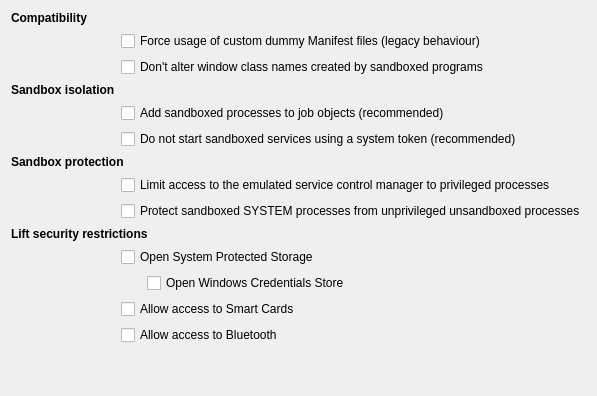
             <widget class="QWidget" name="tabMisc">
              <property name="font">
               <font>
                <weight>50</weight>
                <bold>false</bold>
               </font>
              </property>
              <attribute name="title">
               <string>Miscellaneous</string>
              </attribute>
              <layout class="QGridLayout" name="gridLayout_26">
               <item row="0" column="1">
                <layout class="QGridLayout" name="gridLayout_2">
                 <item row="10" column="0" colspan="3">
                  <widget class="QLabel" name="label_18">
                   <property name="font">
                    <font>
                     <weight>75</weight>
                     <bold>true</bold>
                    </font>
                   </property>
                   <property name="toolTip">
                    <string>Protect the system from sandboxed processes</string>
                   </property>
                   <property name="text">
                    <string>Lift security restrictions</string>
                   </property>
                  </widget>
                 </item>
                 <item row="8" column="1" colspan="2">
                  <widget class="QCheckBox" name="chkProtectSCM">
                   <property name="text">
                    <string>Limit access to the emulated service control manager to privileged processes</string>
                   </property>
                  </widget>
                 </item>
                 <item row="15" column="1">
                  <spacer name="verticalSpacer">
                   <property name="orientation">
                    <enum>Qt::Vertical</enum>
                   </property>
                   <property name="sizeHint" stdset="0">
                    <size>
                     <width>20</width>
                     <height>40</height>
                    </size>
                   </property>
                  </spacer>
                 </item>
                 <item row="7" column="0" colspan="3">
                  <widget class="QLabel" name="label_12">
                   <property name="font">
                    <font>
                     <weight>75</weight>
                     <bold>true</bold>
                    </font>
                   </property>
                   <property name="toolTip">
                    <string>Protect the sandbox integrity itself</string>
                   </property>
                   <property name="text">
                    <string>Sandbox protection</string>
                   </property>
                  </widget>
                 </item>
                 <item row="4" column="0">
                  <widget class="QLabel" name="label_22">
                   <property name="font">
                    <font>
                     <weight>75</weight>
                     <bold>true</bold>
                    </font>
                   </property>
                   <property name="toolTip">
                    <string>Protect the sandbox integrity itself</string>
                   </property>
                   <property name="text">
                    <string>Sandbox isolation</string>
                   </property>
                  </widget>
                 </item>
                 <item row="3" column="1" colspan="2">
                  <widget class="QCheckBox" name="chkNoWindowRename">
                   <property name="text">
                    <string>Don't alter window class names created by sandboxed programs</string>
                   </property>
                  </widget>
                 </item>
                 <item row="6" column="1" colspan="2">
                  <widget class="QCheckBox" name="chkRestrictServices">
                   <property name="text">
                    <string>Do not start sandboxed services using a system token (recommended)</string>
                   </property>
                  </widget>
                 </item>
                 <item row="11" column="1" colspan="2">
                  <widget class="QCheckBox" name="chkOpenProtectedStorage">
                   <property name="text">
                    <string>Open System Protected Storage</string>
                   </property>
                  </widget>
                 </item>
                 <item row="15" column="2">
                  <spacer name="horizontalSpacer_6">
                   <property name="orientation">
                    <enum>Qt::Horizontal</enum>
                   </property>
                   <property name="sizeHint" stdset="0">
                    <size>
                     <width>40</width>
                     <height>20</height>
                    </size>
                   </property>
                  </spacer>
                 </item>
                 <item row="13" column="1" colspan="2">
                  <widget class="QCheckBox" name="chkOpenSmartCard">
                   <property name="text">
                    <string>Allow access to Smart Cards</string>
                   </property>
                  </widget>
                 </item>
                 <item row="5" column="1" colspan="2">
                  <widget class="QCheckBox" name="chkAddToJob">
                   <property name="text">
                    <string>Add sandboxed processes to job objects (recommended)</string>
                   </property>
                  </widget>
                 </item>
                 <item row="2" column="1" colspan="2">
                  <widget class="QCheckBox" name="chkPreferExternalManifest">
                   <property name="text">
                    <string>Force usage of custom dummy Manifest files (legacy behaviour)</string>
                   </property>
                  </widget>
                 </item>
                 <item row="9" column="1" colspan="2">
                  <widget class="QCheckBox" name="chkProtectSystem">
                   <property name="text">
                    <string>Protect sandboxed SYSTEM processes from unprivileged unsandboxed processes</string>
                   </property>
                  </widget>
                 </item>
                 <item row="1" column="0">
                  <widget class="QLabel" name="label_5">
                   <property name="font">
                    <font>
                     <weight>75</weight>
                     <bold>true</bold>
                    </font>
                   </property>
                   <property name="text">
                    <string>Compatibility</string>
                   </property>
                  </widget>
                 </item>
                 <item row="12" column="2">
                  <widget class="QCheckBox" name="chkOpenCredentials">
                   <property name="text">
                    <string>Open Windows Credentials Store</string>
                   </property>
                  </widget>
                 </item>
                 <item row="14" column="1" colspan="2">
                  <widget class="QCheckBox" name="chkOpenBluetooth">
                   <property name="text">
                    <string>Allow access to Bluetooth</string>
                   </property>
                  </widget>
                 </item>
                </layout>
               </item>
              </layout>
             </widget>
